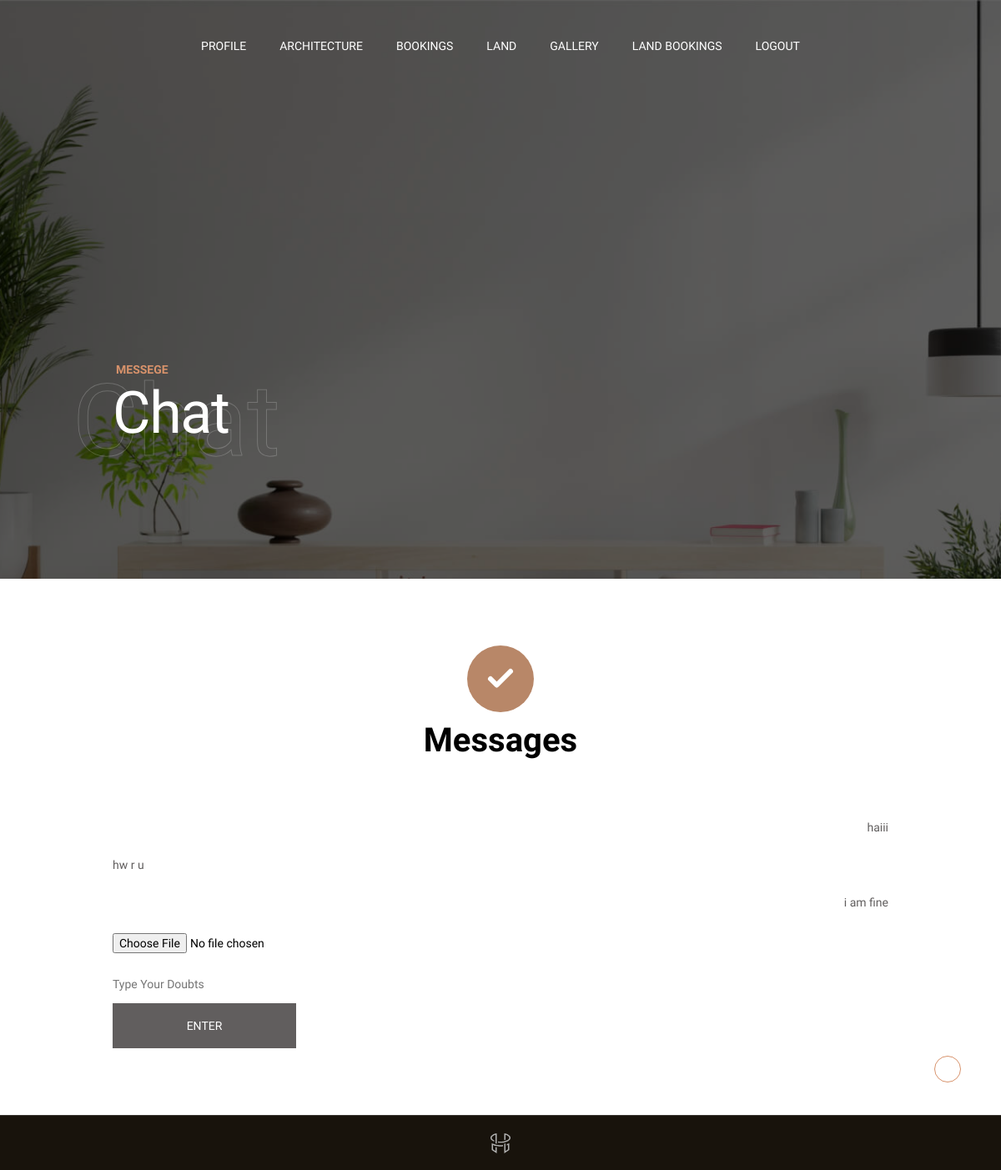
The page /user/messegeuser.php?cl_id=19 (signed in) on the database its author committed.
### tables this page shows
CREATE TABLE IF NOT EXISTS `message` (
  `m_id` int(11) NOT NULL AUTO_INCREMENT,
  `l_id` int(11) NOT NULL,
  `message` varchar(100) DEFAULT NULL,
  `replay` varchar(100) DEFAULT NULL,
  `a_id` int(11) NOT NULL,
  PRIMARY KEY (`m_id`)
);

### user/messegeuser.php (the view, shortened to what this page needs)
<?php include 'uheader.php' ;
 $cl_id=$_GET['cl_id'];
?>
      <div class="content-wrapper  js-content-wrapper">
        <section class="page-masthead">
          <div data-parallax="0.6" class="page-masthead__bg">
            <div data-parallax-target class="bg-image js-lazy" data-bg="img/backgrounds/13.jpg"></div>
          </div>
          <div class="container">
            <div class="page-masthead__content">
              <div class="row justify-content-between md:justify-content-center align-items-center">
                <div class="col-lg-9 col-md-10">
                  <div data-anim="slide-up delay-1">
                    <div class="page-masthead__subtitle">Messege</div>
                    <div class="page-masthead__back_title">Chat</div>
                    <h1 class="page-masthead__title text-white">Chat</h1>
                  </div>
                </div>
              </div>
            </div>
          </div>
        </section>
        <section class="layout-pt-md layout-pb-md">
          <div class="container">
            <div class="row no-gutters justify-content-center">
              <div class="col-xl-7">
                <div class="shopCompleted-header">
                  <div class="icon">
                    <i data-feather="check"></i>
                  </div>
                  <h2 class="title">
                     Messages
                  </h2>
                </div>
<?php
 $results = $con->query("select * from message WHERE l_id=$l_id AND a_id=$cl_id");
                               while($rows= mysqli_fetch_array($results))
                                 {
                                  ?>
                    <div style="
    justify-content: space-between;
    width: 100%;
    font-size: 0.875rem;
    line-height: 2.8125rem;
    float:left;
    ">
                      <span  style="float:left;"><?php  echo $replay= $rows['replay']; ?></span>
                    </div>
                     <div style="
    justify-content: space-between;
    width: 100%;
    font-size: 0.875rem;
    line-height: 2.8125rem;
    float:left;
    ">
                    <span  style="float:right; text-align: right;"><?php  echo $message= $rows['message']; ?> </span>
                    </div>
<?php  }
                   ?>
                 <form action="messegesubmit.php" method="POST" enctype="multipart/form-data">
                 <div style="
    justify-content: space-between;
    width: 100%;
    font-size: 0.875rem;
    line-height: 2.8125rem;
    float:left;
    ">
                       <input type="file" name="u_file"  style="border: 0;
    font-size: 0.875rem;
    line-height: 1.3;
    font-weight: 400;
    width: 50%;
    padding: 0.875rem 0;
    color: black;
    transition: border 0.15s cubic-bezier(0.165, 0.84, 0.44, 1);"><br>
                      <input type="text" name="a_id" placeholder="Type Your Doubts" style="border: 0;
    font-size: 0.875rem;
    line-height: 1.3;
    font-weight: 400;
    width: 50%;
    padding: 0.875rem 0;
    color: black;
    transition: border 0.15s cubic-bezier(0.165, 0.84, 0.44, 1);"><br>
                      <input type="submit" class="button -md -grey text-white" name="submit" value="Enter">
                </div>
              </form>
              </div>
            </div>
          </div>
        </section>
<?php include 'ufooter.php' ?>

### rows shown on the page
message: message "haiii"
message: replay "hw r u"
message: message "i am fine"
